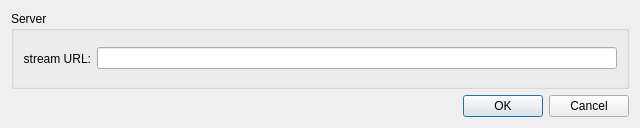
<?xml version="1.0" encoding="UTF-8"?>
<ui version="4.0">
 <class>StreamPrefs</class>
 <widget class="QDialog" name="StreamPrefs">
  <property name="geometry">
   <rect>
    <x>0</x>
    <y>0</y>
    <width>640</width>
    <height>128</height>
   </rect>
  </property>
  <property name="sizePolicy">
   <sizepolicy hsizetype="Fixed" vsizetype="Preferred">
    <horstretch>0</horstretch>
    <verstretch>0</verstretch>
   </sizepolicy>
  </property>
  <property name="windowTitle">
   <string>Stream Preferences</string>
  </property>
  <layout class="QVBoxLayout" name="verticalLayout_2">
   <item>
    <widget class="QGroupBox" name="serverFrame">
     <property name="title">
      <string>Server</string>
     </property>
     <layout class="QVBoxLayout" name="verticalLayout">
      <item>
       <widget class="QFrame" name="streamURLframe">
        <property name="frameShape">
         <enum>QFrame::NoFrame</enum>
        </property>
        <property name="frameShadow">
         <enum>QFrame::Raised</enum>
        </property>
        <layout class="QHBoxLayout" name="horizontalLayout">
         <property name="margin">
          <number>0</number>
         </property>
         <item>
          <widget class="QLabel" name="streamURLlabel">
           <property name="text">
            <string>stream URL:</string>
           </property>
           <property name="alignment">
            <set>Qt::AlignRight|Qt::AlignTrailing|Qt::AlignVCenter</set>
           </property>
          </widget>
         </item>
         <item>
          <widget class="QLineEdit" name="streamURL"/>
         </item>
        </layout>
       </widget>
      </item>
     </layout>
    </widget>
   </item>
   <item>
    <widget class="QDialogButtonBox" name="buttonBox">
     <property name="orientation">
      <enum>Qt::Horizontal</enum>
     </property>
     <property name="standardButtons">
      <set>QDialogButtonBox::Cancel|QDialogButtonBox::Ok</set>
     </property>
    </widget>
   </item>
  </layout>
 </widget>
 <resources/>
 <connections>
  <connection>
   <sender>buttonBox</sender>
   <signal>accepted()</signal>
   <receiver>StreamPrefs</receiver>
   <slot>accept()</slot>
   <hints>
    <hint type="sourcelabel">
     <x>257</x>
     <y>118</y>
    </hint>
    <hint type="destinationlabel">
     <x>157</x>
     <y>274</y>
    </hint>
   </hints>
  </connection>
  <connection>
   <sender>buttonBox</sender>
   <signal>rejected()</signal>
   <receiver>StreamPrefs</receiver>
   <slot>reject()</slot>
   <hints>
    <hint type="sourcelabel">
     <x>325</x>
     <y>118</y>
    </hint>
    <hint type="destinationlabel">
     <x>286</x>
     <y>274</y>
    </hint>
   </hints>
  </connection>
 </connections>
</ui>
